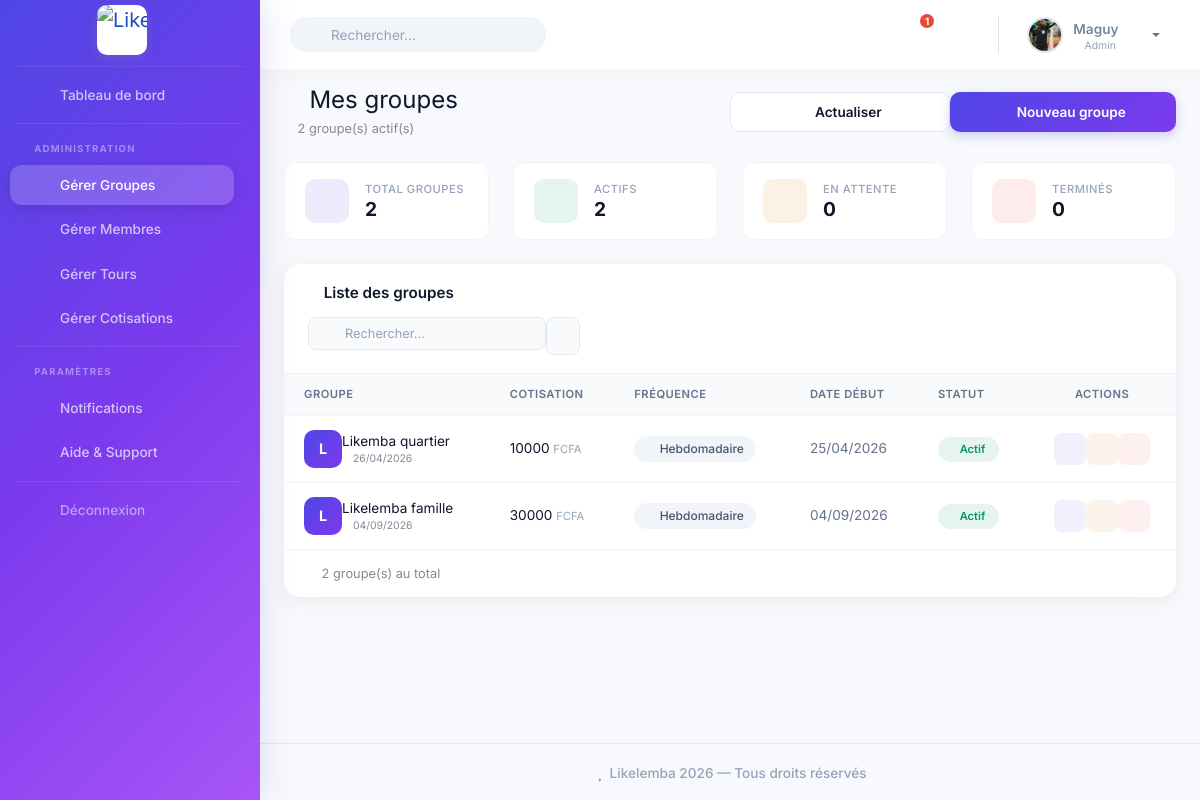
Page /groupes/ (signed in) on the earlier database version.
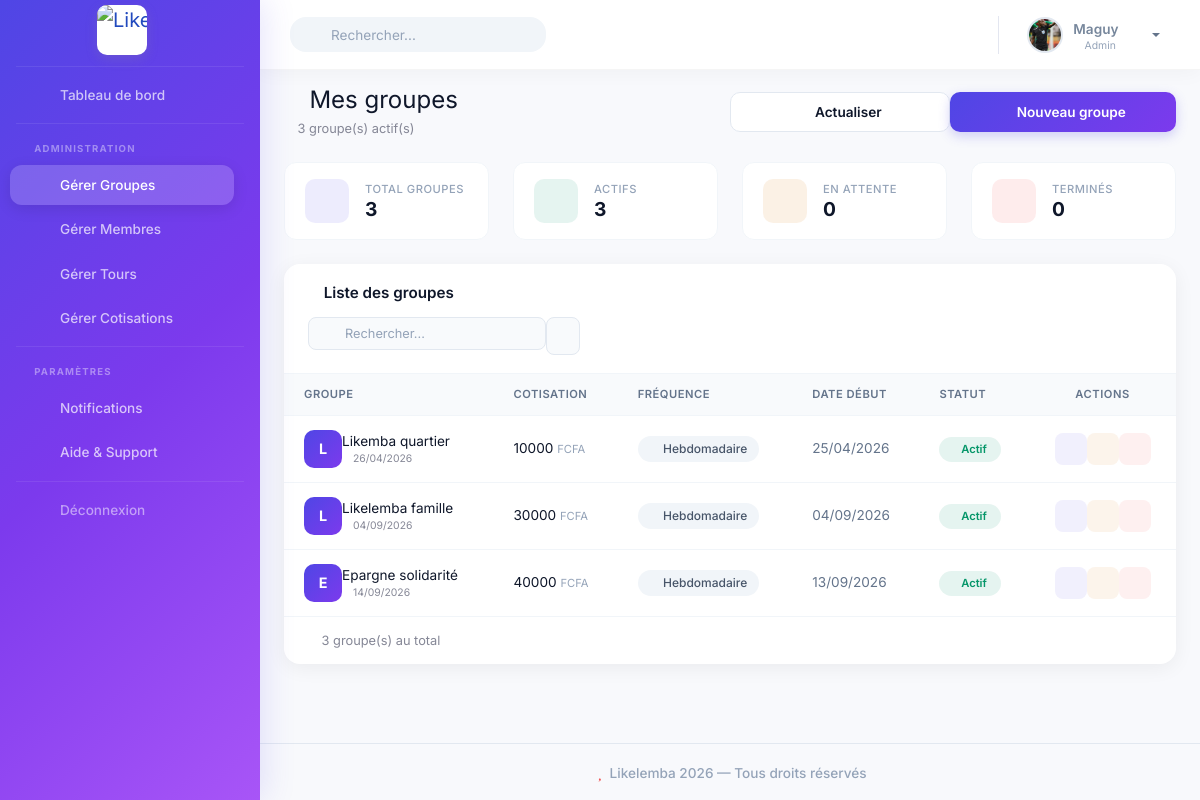
Same page on the later database version.
### authentification/models.py (models this page shows)
class Utilisateur(AbstractUser):
    telephone = models.CharField(max_length=20)
    ROLE_CHOICES = [
        ('ADMIN', 'Admin'),
        ('MEMBRE', 'Membre')
    ]
    role = models.CharField(max_length=10, choices=ROLE_CHOICES)
    photo = models.ImageField(upload_to='profiles/', null=True, blank=True)
    is_verified = models.BooleanField(default=False)

### likelemba_app/models.py (models this page shows, shortened)
class Groupe(models.Model):
    FREQUENCE_CHOICES = [
        ('QUOTIDIEN', 'Quotidien'),
        ('HEBDOMADAIRE', 'Hebdomadaire'),
        ('MENSUEL', 'Mensuel'),
        ('ANNUEL', 'Annuel')
    ]
    STATUT_CHOICES = [
        ('ACTIF', 'Actif'),
        ('TERMINE', 'Terminé')
    ]
    nom = models.CharField(max_length=100)
    montant_cotisation = models.DecimalField(
        max_digits=10,
        decimal_places=2
    )
    frequence = models.CharField(max_length=20, choices=FREQUENCE_CHOICES)
    date_debut = models.DateField()
    statut = models.CharField(max_length=20, choices = STATUT_CHOICES, default='ACTIF')
    date_creation = models.DateTimeField(auto_now_add=True, null=True)
    admin = models.ForeignKey(
        Utilisateur,
        on_delete=models.CASCADE
    )

### likelemba_app/views.py (the view)
# urls.py: path('groupes/', liste_groupes_view, name="liste_groupes"),
@login_required
def liste_groupes_view(request):
    if request.user.role != 'ADMIN':
        return redirect("dashboard_membre")
    groupes = Groupe.objects.filter(admin=request.user)
    return render(request, "groupes/liste_groupes.html", {'groupes': groupes})

### likelemba/templates/groupes/liste_groupes.html (shortened to what this page needs)
{% extends 'base.html' %}
{% load static %}
{% block content %}
<div class="page-header mb-3 mb-md-4">
    <div class="d-flex flex-column flex-sm-row justify-content-between align-items-start align-items-sm-center gap-3">
        <div class="w-100 w-sm-auto">
            <h1 class="h4 h-md-3 mb-1 fw-bold" style="color: #0f172a;">
                <i class="fas fa-layer-group me-2" style="color: #4f46e5;"></i>
                Mes groupes
            </h1>
            <p class="text-muted small mb-0">
                <i class="fas fa-users me-1"></i>
                {{ groupes|length }} groupe(s) actif(s)
            </p>
        </div>
        <div class="d-flex gap-2 w-100 w-sm-auto">
            <button class="btn btn-outline-modern flex-1" onclick="window.location.reload();">
                <i class="fas fa-sync-alt me-1"></i>
                <span class="d-none d-sm-inline">Actualiser</span>
            </button>
            <a href="{% url 'create_groupe' %}" class="btn btn-primary-modern flex-1">
                <i class="fas fa-plus me-1"></i>
                <span class="d-none d-sm-inline">Nouveau groupe</span>
            </a>
        </div>
    </div>
</div>
<div class="row g-2 g-md-3 mb-3 mb-md-4">
    <div class="col-6 col-md-3">
        <div class="stat-mini">
            <div class="stat-mini-body">
                <div class="stat-mini-icon purple">
                    <i class="fas fa-layer-group"></i>
                </div>
                <div class="stat-mini-content">
                    <span class="stat-mini-label">Total groupes</span>
                    <h5 class="stat-mini-value">{{ groupes|length }}</h5>
                </div>
            </div>
        </div>
    </div>
    <div class="col-6 col-md-3">
        <div class="stat-mini">
            <div class="stat-mini-body">
                <div class="stat-mini-icon green">
                    <i class="fas fa-check-circle"></i>
                </div>
                <div class="stat-mini-content">
                    <span class="stat-mini-label">Actifs</span>
                    <h5 class="stat-mini-value">{{ groupes|length }}</h5>
                </div>
            </div>
        </div>
    </div>
    <div class="col-6 col-md-3">
        <div class="stat-mini">
            <div class="stat-mini-body">
                <div class="stat-mini-icon orange">
                    <i class="fas fa-clock"></i>
                </div>
                <div class="stat-mini-content">
                    <span class="stat-mini-label">En attente</span>
                    <h5 class="stat-mini-value">0</h5>
                </div>
            </div>
        </div>
    </div>
    <div class="col-6 col-md-3">
        <div class="stat-mini">
            <div class="stat-mini-body">
                <div class="stat-mini-icon red">
                    <i class="fas fa-times-circle"></i>
                </div>
                <div class="stat-mini-content">
                    <span class="stat-mini-label">Terminés</span>
                    <h5 class="stat-mini-value">0</h5>
                </div>
            </div>
        </div>
    </div>
</div>
<div class="card-modern">
    <div class="card-modern-header d-flex flex-column flex-sm-row justify-content-between align-items-stretch align-items-sm-center gap-2">
        <span class="card-modern-title">
            <i class="fas fa-list me-2" style="color: #4f46e5;"></i>
            Liste des groupes
        </span>
        <div class="d-flex gap-2 w-100 w-sm-auto">
            <div class="search-wrapper flex-grow-1 flex-sm-grow-0">
                <i class="fas fa-search search-icon"></i>
                <input type="text" class="search-input" placeholder="Rechercher..." id="tableSearch">
            </div>
            <button class="btn-filter-table" onclick="window.location.reload();">
                <i class="fas fa-sync-alt"></i>
            </button>
        </div>
    </div>
    <div class="card-modern-body p-0">
        <div class="table-responsive">
            <table class="table-modern" id="groupTable">
                <thead>
                    <tr>
                        <th>Groupe</th>
                        <th>Cotisation</th>
                        <th>Fréquence</th>
                        <th class="d-none d-md-table-cell">Date début</th>
                        <th>Statut</th>
                        <th class="text-center">Actions</th>
                    </tr>
                </thead>
                <tbody>
                    {% for groupe in groupes %}
                    <tr>
                        <td>
                            <div class="d-flex align-items-center gap-2">
                                <div class="group-avatar" style="background: linear-gradient(135deg, #4f46e5, #7c3aed); flex-shrink: 0;">
                                    {{ groupe.nom|make_list|first|upper }}
                                </div>
                                <div class="min-width-0">
                                    <span class="fw-semibold d-block text-truncate" style="color: #0f172a; max-width: 120px;">{{ groupe.nom }}</span>
                                    <small class="d-block text-muted" style="font-size: 0.65rem;">
                                        <i class="far fa-calendar-alt me-1"></i>
                                        {{ groupe.date_creation|date:"d/m/Y" }}
                                    </small>
                                </div>
                            </div>
                        </td>
                        <td>
                            <span class="fw-semibold" style="color: #0f172a; font-size: 0.85rem;">
                                {{ groupe.montant_cotisation|floatformat:0 }}
                            </span>
                            <span class="d-none d-sm-inline" style="font-size: 0.7rem; color: #94a3b8;">FCFA</span>
                        </td>
                        <td>
                            <span class="badge-frequency">
                                <i class="fas fa-clock me-1 d-none d-sm-inline"></i>
                                <span class="d-none d-sm-inline">{{ groupe.get_frequence_display }}</span>
                            </span>
                        </td>
                        <td class="d-none d-md-table-cell">
                            <span style="color: #64748b; font-size: 0.85rem;">
                                {{ groupe.date_debut|date:"d/m/Y" }}
                            </span>
                        </td>
                        <td>
                            {% if groupe.statut == 'ACTIF' %}
                                <span class="badge-status success">
                                    <i class="fas fa-circle me-1" style="font-size: 0.3rem;"></i>
                                    <span class="d-none d-sm-inline">Actif</span>
                                </span>
                            {% else %}
                                <span class="badge-status danger">
                                    <i class="fas fa-circle me-1" style="font-size: 0.3rem;"></i>
                                    <span class="d-none d-sm-inline">Terminé</span>
                                    <span class="d-sm-none">✗</span>
                                </span>
                            {% endif %}
                        </td>
                        <td>
                            <div class="d-flex justify-content-center gap-1">
                                <a href="{% url 'detail_groupe' groupe.id %}"
                                class="btn-action view"
                                title="Voir détails">
                                    <i class="fas fa-eye"></i>
                                </a>
                                <a href="{% url 'update_groupe' groupe.id %}"
                                    class="btn-action edit"
                                    title="Modifier">
                                    <i class="fas fa-pen"></i>
                                </a>
                                <button
                                    class="btn-action delete"
                                    onclick="openDeleteGroupeModal(
                                        '{{ groupe.id }}',
                                        '{{ groupe.nom|escapejs }}'
                                    )"
                                    type="button"
                                    title="Supprimer">
                                    <i class="fas fa-trash"></i>
                                </button>
                            </div>
                        </td>
                    </tr>
                    {% endfor %}
                </tbody>
            </table>
        </div>
    </div>
    <div class="card-modern-footer d-flex flex-column flex-sm-row justify-content-between align-items-center gap-2">
        <span class="text-muted small">
            <i class="fas fa-info-circle me-1"></i>
            {{ groupes|length }} groupe(s) au total
        </span>
    </div>
</div>
{% endblock %}

### likelemba/templates/components/navbar.html (shortened to what this page needs)
{% load static %}
<nav class="navbar navbar-expand navbar-light bg-white topbar mb-0 static-top shadow-sm">
    <form class="d-none d-sm-inline-block form-inline mr-auto my-2 my-md-0">
        <div class="search-wrapper">
            <i class="fas fa-search search-icon"></i>
            <input type="text" class="form-control" placeholder="Rechercher...">
        </div>
    </form>
    <ul class="navbar-nav ml-auto align-items-center" style="flex-direction: row; gap: 2px;">
    <li class="nav-item">
        <a class="nav-link"
        href="{% url 'liste_demandes_adhesion' %}"
        role="button"
        style="position: relative;">
            <i class="fas fa-bell fa-fw" style="font-size: 1.1rem;"></i>
            {% if notifications_non_lues > 0 %}
                <span class="notification-badge">
                    {{ notifications_non_lues }}
                </span>
            {% endif %}
        </a>
    </li>
    <li class="nav-item">
        <a class="nav-link"
        href="#"
        id="darkModeToggle"
        role="button"
        title="Activer le mode sombre">
            <i class="fas fa-moon fa-fw"
            id="darkModeIcon"
            style="font-size: 1.1rem;"></i>
        </a>
    </li>
        <li class="nav-item">
            <a class="nav-link dropdown-toggle user-profile" href="#" id="userDropdown" role="button" data-toggle="dropdown" aria-haspopup="true" aria-expanded="false">
                {% if request.user.photo %}
                    <img src="{{ request.user.photo.url }}" alt="Photo de profil">
                {% else %}
                    <img src="{% static 'img/undraw_profile_2.svg' %}" alt="Photo de profil">
                {% endif %}
                <div class="user-info d-none d-lg-block">
                    <span style="color: #77879c;" class="user-name">{{ request.user.username }}</span>
                    <span class="user-role">
                        <i class="fas fa-circle" style="color: #22c55e;"></i>
                        {{ request.user.get_role_display }}
                    </span>
                </div>
                <i class="fas fa-chevron-down chevron"></i>
            </a>
        </li>
    </ul>
</nav>

Differences in the rows shown:
added Groupe: nom|make_list "E", nom "Epargne solidarité", date_creation "14/09/2026", montant_cotisation "40000", frequence "Hebdomadaire", date_debut "13/09/2026", statut "ACTIF" (drawn)
Other differences:
{{ groupes|length }}: "2" → "3"
{{ notifications_non_lues }}: "1" → (not shown)
